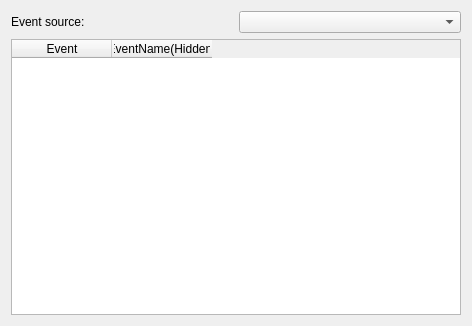
<ui version="4.0" >
 <author></author>
 <comment></comment>
 <exportmacro></exportmacro>
 <class>SelectEventWidget</class>
 <widget class="QWidget" name="SelectEventWidget" >
  <property name="geometry" >
   <rect>
    <x>0</x>
    <y>0</y>
    <width>472</width>
    <height>326</height>
   </rect>
  </property>
  <layout class="QGridLayout" >
   <property name="margin" >
    <number>11</number>
   </property>
   <property name="spacing" >
    <number>6</number>
   </property>
   <item row="0" column="0" >
    <widget class="QLabel" name="eventSrcLabel" >
     <property name="text" >
      <string>Event source:</string>
     </property>
     <property name="buddy" >
      <cstring>eventSrcComboBox</cstring>
     </property>
    </widget>
   </item>
   <item row="0" column="1" >
    <widget class="QComboBox" name="eventSrcComboBox" />
   </item>
   <item row="1" column="0" colspan="2" >
    <widget class="QTableWidget" name="eventsListView" >
     <property name="editTriggers" >
      <set>QAbstractItemView::NoEditTriggers</set>
     </property>
     <property name="selectionMode" >
      <enum>QAbstractItemView::SingleSelection</enum>
     </property>
     <property name="selectionBehavior" >
      <enum>QAbstractItemView::SelectRows</enum>
     </property>
     <column>
      <property name="text" >
       <string>Event</string>
      </property>
     </column>
     <column>
      <property name="text" >
       <string>EventName(Hidden)</string>
      </property>
     </column>
    </widget>
   </item>
  </layout>
 </widget>
 <layoutdefault spacing="6" margin="11" />
 <pixmapfunction>qPixmapFromMimeSource</pixmapfunction>
 <resources/>
 <connections/>
</ui>
